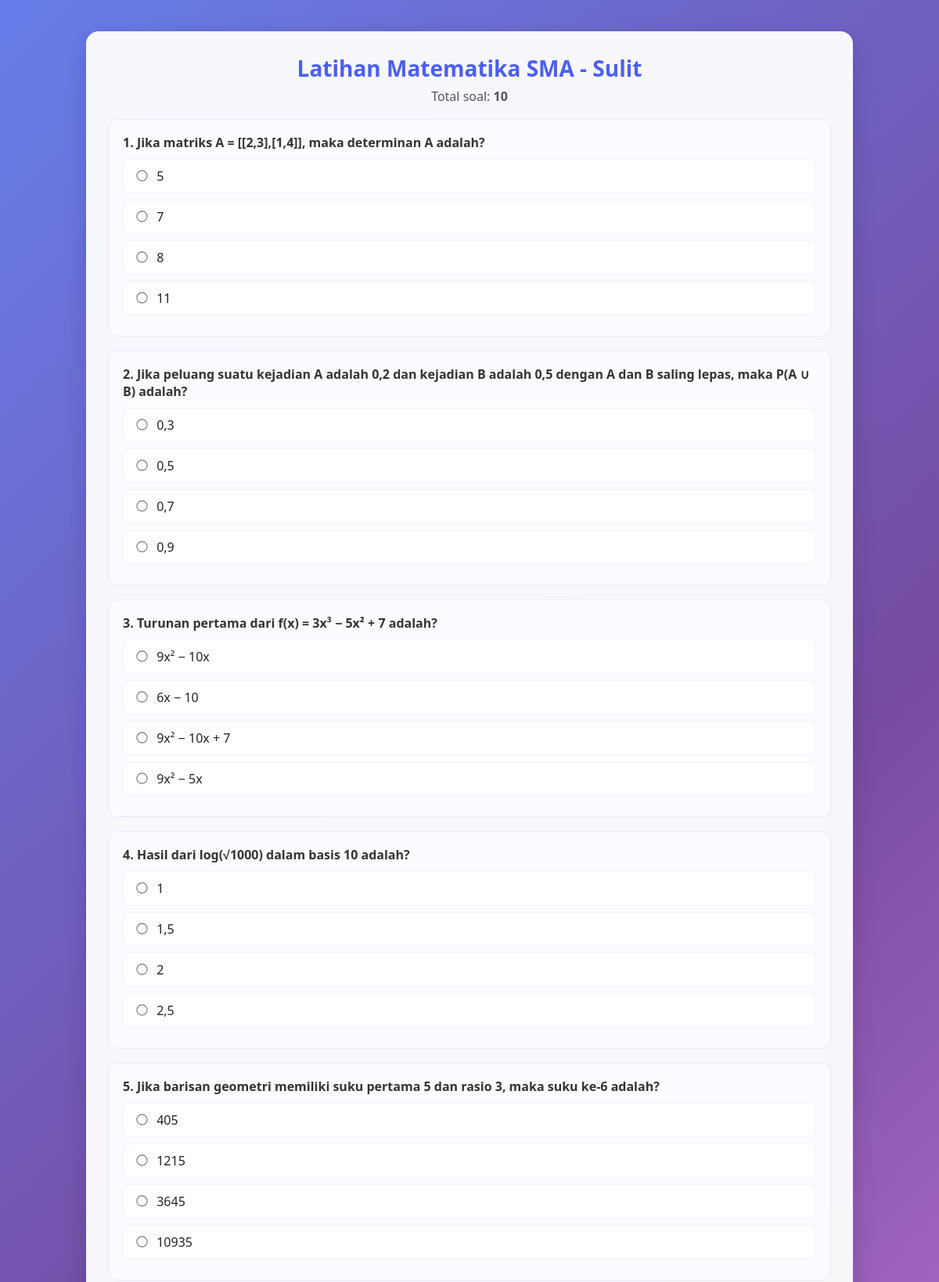
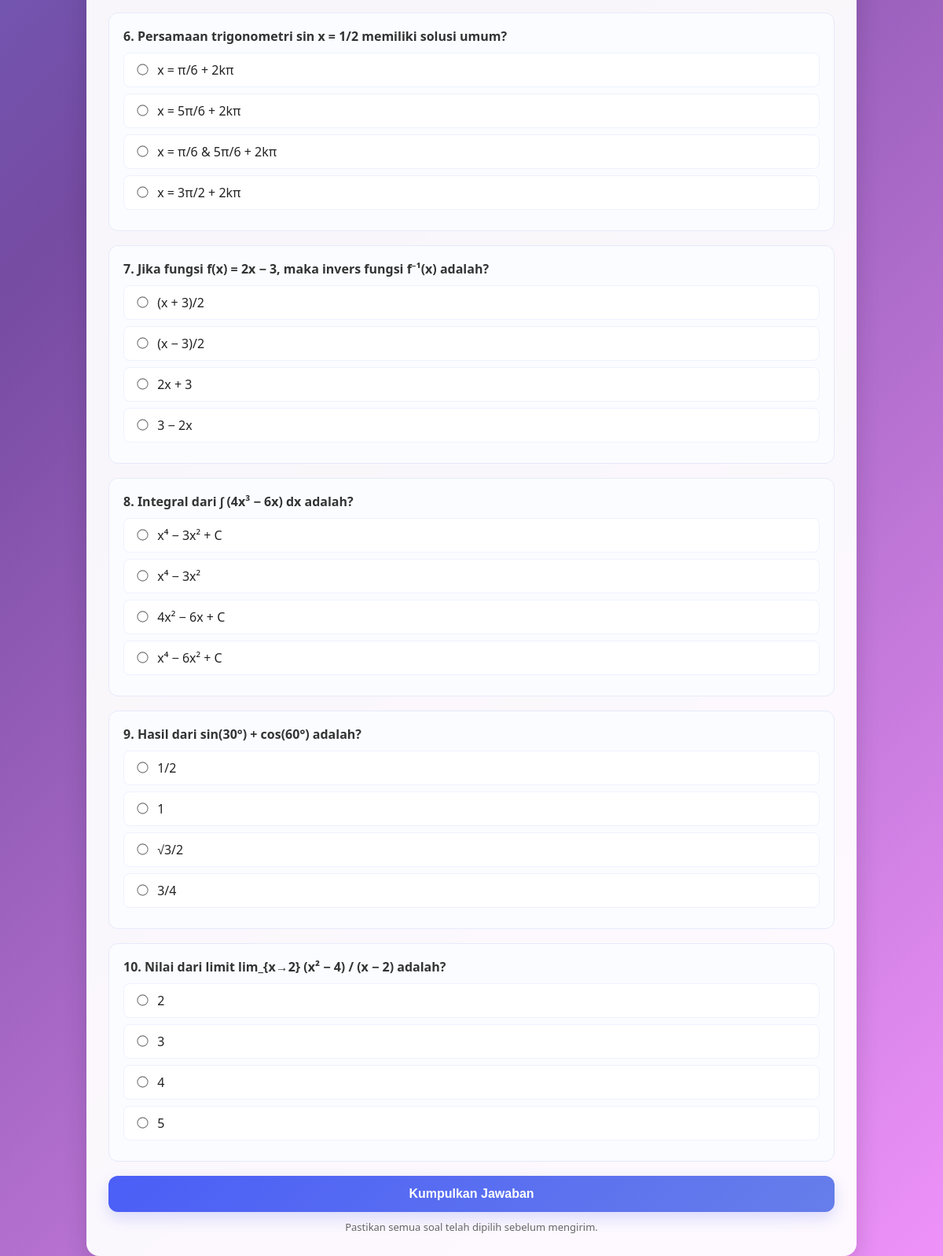
The page /siswa/quiz.php (signed in) on the database its author committed (2 pictures, top to bottom).
### tables this page shows
CREATE TABLE `quiz_list` (
  `id` int NOT NULL,
  `subject_id` int NOT NULL,
  `title` varchar(255) NOT NULL,
  `difficulty` enum('easy','medium','hard') DEFAULT 'easy',
  `total_questions` int DEFAULT '10',
  `created_at` timestamp NOT NULL DEFAULT CURRENT_TIMESTAMP
);

CREATE TABLE `question_bank` (
  `id` int NOT NULL,
  `created_by` int DEFAULT NULL,
  `subject_id` int NOT NULL,
  `kelas` varchar(50) NOT NULL,
  `type` enum('mcq','essay','match','numeric') NOT NULL DEFAULT 'mcq',
  `question` text NOT NULL,
  `option_a` text,
  `option_b` text,
  `option_c` text,
  `option_d` text,
  `correct_answer` varchar(255) DEFAULT NULL,
  `difficulty` tinyint DEFAULT '3',
  `created_at` datetime DEFAULT CURRENT_TIMESTAMP
);

### siswa/quiz.php (the view, shortened to what this page needs)
<?php
require_once "../config.php";
$subject_id = 3;
$q = $conn->prepare("SELECT id, title, total_questions FROM quiz_list WHERE subject_id = ? LIMIT 1");
$q->bind_param("i", $subject_id);
$q->execute();
$resQuiz = $q->get_result();
if (!$resQuiz || $resQuiz->num_rows === 0) {
    $quiz = [
        'id' => 0,
        'title' => 'Quiz Matematika (Subject 3)',
        'total_questions' => 10
    ];
} else {
    $quiz = $resQuiz->fetch_assoc();
}
$total_questions = (int)$quiz['total_questions'];
$stmt = $conn->prepare("
    SELECT id, question, option_a, option_b, option_c, option_d
    FROM question_bank
    WHERE subject_id = ?
    ORDER BY RAND()
    LIMIT ?
");
$stmt->bind_param("ii", $subject_id, $total_questions);
$stmt->execute();
$qs = $stmt->get_result();
$questions = $qs ? $qs->fetch_all(MYSQLI_ASSOC) : [];
?>
<!DOCTYPE html>
<html lang="id">
<head>
</head>
<body>
<div class="container">
  <div class="card">
    <div class="header">
      <h1><?= htmlspecialchars($quiz['title']) ?></h1>
      <p>Total soal: <strong><?= $total_questions ?></strong></p>
    </div>
    <?php if (count($questions) === 0): ?>
      <p style="text-align:center;color:#c33;">Belum ada soal untuk subject_id = 3.</p>
    <?php else: ?>
      <form method="POST" action="quiz_answer.php">
        <?php $no = 1; foreach ($questions as $q): ?>
          <div class="q-item">
            <div class="q-title"><?= $no++ ?>. <?= htmlspecialchars($q['question']) ?></div>
            <label class="q-option">
              <input type="radio" name="answer[<?= (int)$q['id'] ?>]" value="A" required>
              <?= htmlspecialchars($q['option_a']) ?>
            </label>
            <label class="q-option">
              <input type="radio" name="answer[<?= (int)$q['id'] ?>]" value="B">
              <?= htmlspecialchars($q['option_b']) ?>
            </label>
            <label class="q-option">
              <input type="radio" name="answer[<?= (int)$q['id'] ?>]" value="C">
              <?= htmlspecialchars($q['option_c']) ?>
            </label>
            <label class="q-option">
              <input type="radio" name="answer[<?= (int)$q['id'] ?>]" value="D">
              <?= htmlspecialchars($q['option_d']) ?>
            </label>
          </div>
        <?php endforeach; ?>
        <button type="submit" class="btn">Kumpulkan Jawaban</button>
        <div class="small-note">Pastikan semua soal telah dipilih sebelum mengirim.</div>
      </form>
    <?php endif; ?>
  </div>
</div>
</body>
</html>

### siswa/quiz.php (style rules this page uses)
:root { --primary:#4b5ef7; --primary-2:#667eea; --bg1:#667eea; --bg2:#f093fb; }
body { margin:0; font-family: 'Segoe UI', sans-serif; background: linear-gradient(135deg,var(--bg1) 0%, #764ba2 45%, var(--bg2) 100%); padding:40px 16px; color:#222; }
.container { max-width:980px; margin:0 auto; }
.card { background: rgba(255,255,255,0.95); padding:28px; border-radius:16px; box-shadow:0 10px 30px rgba(0,0,0,0.15); }
.header { text-align:center; margin-bottom:18px; }
.header h1 { margin:0; color:var(--primary); font-size:28px; }
.header p { margin:6px 0 0; color:#555; }
.q-item { background:#fbfcff; border:1px solid #e6e9fb; padding:18px; border-radius:12px; margin-bottom:18px; }
.q-title { font-weight:700; color:#333; margin-bottom:10px; }
.q-option { display:block; padding:10px 12px; border-radius:8px; margin-bottom:8px; background:#fff; border:1px solid #eef2ff; cursor:pointer; }
.q-option input { margin-right:8px; transform:scale(1.1); }
.btn { width:100%; padding:14px; border:none; border-radius:12px; color:#fff; background: linear-gradient(135deg,var(--primary),var(--primary-2)); font-weight:700; font-size:16px; cursor:pointer; box-shadow:0 8px 20px rgba(75,94,247,0.2); }
.small-note { font-size:13px; color:#666; margin-top:10px; text-align:center; }

### rows shown on the page
quiz_list: title "Latihan Matematika SMA - Sulit", total_questions "10"
question_bank: question "Jika matriks A = [[2,3],[1,4]], maka determinan A adalah?", option_a "5", option_b "7", option_c "8", option_d "11"
question_bank: question "Jika peluang suatu kejadian A adalah 0,2 dan kejadian B adalah 0,5 dengan A dan B saling lepas, maka P(A ∪ B) adalah?", option_a "0,3", option_b "0,5", option_c "0,7", option_d "0,9"
question_bank: question "Turunan pertama dari f(x) = 3x³ − 5x² + 7 adalah?", option_a "9x² − 10x", option_b "6x − 10", option_c "9x² − 10x + 7", option_d "9x² − 5x"
question_bank: question "Hasil dari log(√1000) dalam basis 10 adalah?", option_a "1", option_b "1,5", option_c "2", option_d "2,5"
question_bank: question "Jika barisan geometri memiliki suku pertama 5 dan rasio 3, maka suku ke-6 adalah?", option_a "405", option_b "1215", option_c "3645", option_d "10935"
question_bank: question "Persamaan trigonometri sin x = 1/2 memiliki solusi umum?", option_a "x = π/6 + 2kπ", option_b "x = 5π/6 + 2kπ", option_c "x = π/6 & 5π/6 + 2kπ", option_d "x = 3π/2 + 2kπ"
question_bank: question "Jika fungsi f(x) = 2x − 3, maka invers fungsi f⁻¹(x) adalah?", option_a "(x + 3)/2", option_b "(x − 3)/2", option_c "2x + 3", option_d "3 − 2x"
question_bank: question "Integral dari ∫ (4x³ − 6x) dx adalah?", option_a "x⁴ − 3x² + C", option_b "x⁴ − 3x²", option_c "4x² − 6x + C", option_d "x⁴ − 6x² + C"
question_bank: question "Hasil dari sin(30°) + cos(60°) adalah?", option_a "1/2", option_b "1", option_c "√3/2", option_d "3/4"
question_bank: question "Nilai dari limit lim_{x→2} (x² − 4) / (x − 2) adalah?", option_a "2", option_b "3", option_c "4", option_d "5"
